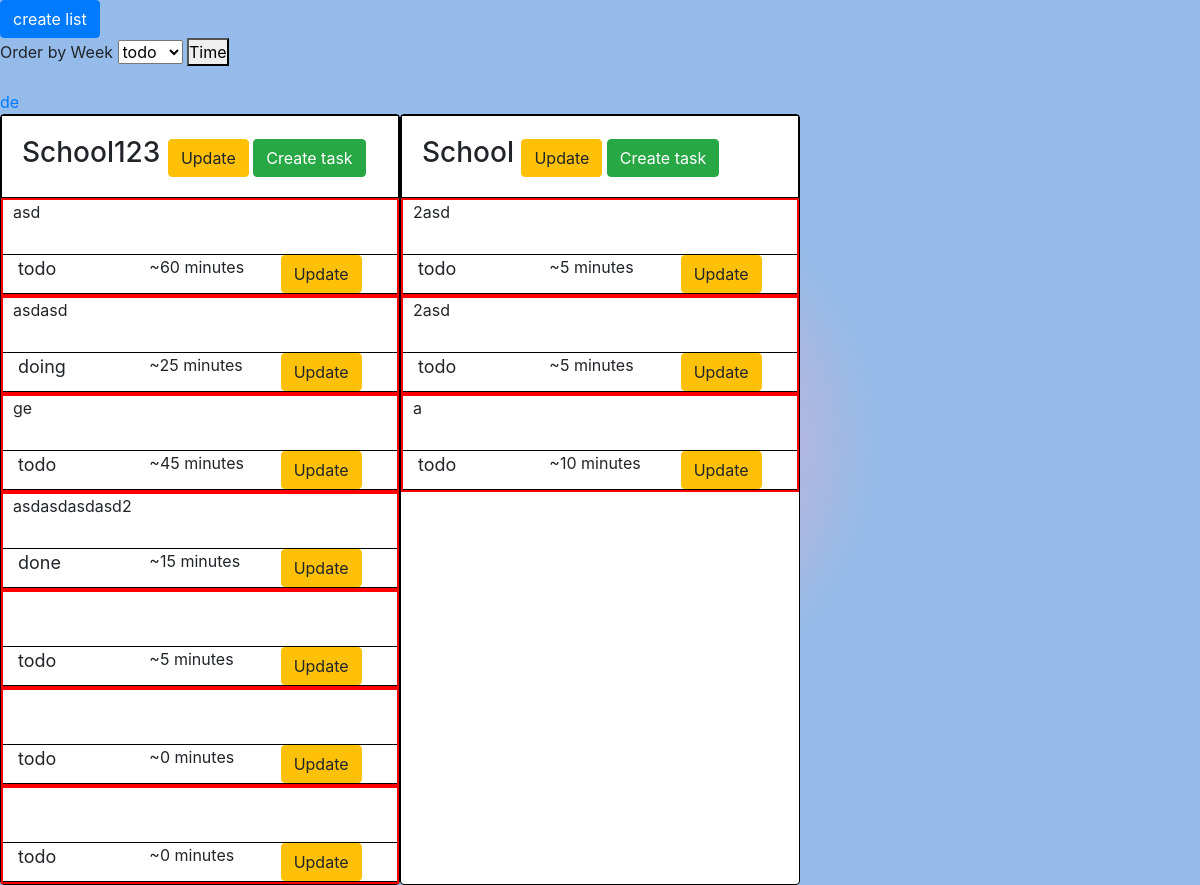
The page /public/index/index.php on the database its author committed.
### tables this page shows
CREATE TABLE `lists` (
  `list_id` int(11) NOT NULL,
  `name` varchar(255) NOT NULL
);

CREATE TABLE `tasks` (
  `task_id` int(11) NOT NULL,
  `list_id` int(11) NOT NULL,
  `description` text NOT NULL,
  `status` varchar(255) NOT NULL,
  `duration` int(11) NOT NULL
);

### app/php/functions.php (called while the page is built, shortened)
<?php
    function openDatabaseConn(){
        $servername= "localhost";
        $username="root";
        $password="";
        $dbname="todolist";
    try {
        $conn = new PDO("mysql:host=$servername;dbname=$dbname", $username, $password);
        $conn-> setAttribute(PDO::ATTR_ERRMODE, PDO::ERRMODE_EXCEPTION);
        return $conn;
    }
    catch (PDOException $e){
        echo "connection failed" . $e->getMessage();
    }
}
function getAllLists(){
    $conn = openDatabaseConn();
    $stmt = $conn->prepare("SELECT * FROM lists");
    $stmt->execute();
    return $result = $stmt->fetchAll();
}
function listToTaskJoin(){
    $durationSqlSort = "";
    $conn = openDatabaseConn();
    $stmt = $conn->prepare("SELECT lists.list_id, lists.name, tasks.task_id, tasks.description, tasks.status, tasks.duration
                            FROM lists
                            INNER JOIN tasks
                            ON lists.list_id=tasks.list_id
                            $durationSqlSort   ");
    $stmt->execute();
    return $result = $stmt->fetchAll();
}

### public/index/index.php (the view, shortened to what this page needs)
<?php
    require("../../app/php/head.php");
    $taskdata = listToTaskJoin();
    $listdata = getAllLists();
    $timeDirection0 = "time_asc";
?>
<a href="../create/createlist.php" class="btn btn-primary">create list</a>
<form method="POST" action="<?=$_SERVER['SCRIPT_NAME'];?>"> Order by Week
<select>
        <option>todo</option>
    </select>
    <button type="submit" name="submit" value="<?=$timeDirection0?>" class="button"> Time </button>
</form>
<br>
<a href="../index/index.php?value0=10d&value1=20d">de</a>
    <div class="card-wrapper">
<?php
foreach($listdata as $data0){
?>
    <div class="card">
        <div class="card-body">
            <h3 class="card-title"> <?= $data0["name"] ?> </h3>
            <a href="../update/updatelist.php?list_id=<?=$data0["list_id"]?>" class="btn btn-warning edit-lists">Update</a>
            <a href="../create/createtask.php?list_id=<?=$data0["list_id"]?>" class="btn btn-success edit-lists">Create task</a>
        </div>
        <ul class="list-group list-group-flush">
        <?php
        foreach($taskdata as $data1){
            if($data0["list_id"] == $data1["list_id"]){
            ?>
                <div class="task-card">
                    <a class="description-block"><?= $data1["description"] ?></a>
                    <div class="task-whitespace"></div>
                    <div class="row container-fluid task-bottom-block">
                        <div class="col-4 task-status-block">
                            <a class="task-status-text"><?= $data1["status"] ?></a>
                        </div>
                        <div class="col-4">
                            <a>~<?= $data1["duration"] ?> minutes</a>
                        </div>
                        <div class="col-4">
                            <a href="../update/updatetask.php?task_id=<?=$data1["task_id"]?>" class="btn btn-warning edit-lists">Update</a>
                        </div>
                        <br>
                    </div>
                </div>
            <?php
            }
            else{
            ?>
            <?php
            }
            ?>
        <?php
        }
        ?>
        </ul>
    </div>
<?php
}
?>
</div>

### app/php/head.php (shortened to what this page needs)
<?php
    require("functions.php")
?>
<!DOCTYPE html>
<html lang="en">
<head>
    <link rel="stylesheet" href="../../app/css/style.css">
    <link rel="stylesheet" href="https://stackpath.bootstrapcdn.com/bootstrap/4.4.1/css/bootstrap.min.css">
</head>
<body>
    <div class="main-page">

### app/css/style.css (style rules this page uses)
* { margin: 0 ; padding: 0 ; }
body { background: rgb(238,174,202); background: radial-gradient(circle, rgba(238,174,202,1) 0%, rgba(148,187,233,1) 38%); }
.card { width: 400px !important; display: initial !important; }
.card-wrapper { display: flex; }
.task-status-text { font-size: 18px; }
.description-block { margin-left: 10px; }
.task-bottom-block { border-top: 1px solid black; border-bottom: 1px solid black; }
.task-card { border: 2px red solid; }
.task-whitespace { height: 30px; }
.row { padding: 0 !important; margin: 0 !important; }
h3 { display: inline ; }
.card { border: 1px black solid !important; }
.card-body { border: 1px black solid !important; }

### rows shown on the page
lists: name "School123"
tasks: description "asd", status "todo", duration "60"
tasks: description "asdasd", status "doing", duration "25"
tasks: description "ge", status "todo", duration "45"
tasks: description "asdasdasdasd2", status "done", duration "15"
tasks: status "todo", duration "5"
tasks: status "todo", duration "0"
tasks: status "todo", duration "0"
lists: name "School"
tasks: description "2asd", status "todo", duration "5"
tasks: description "2asd", status "todo", duration "5"
tasks: description "a", status "todo", duration "10"
